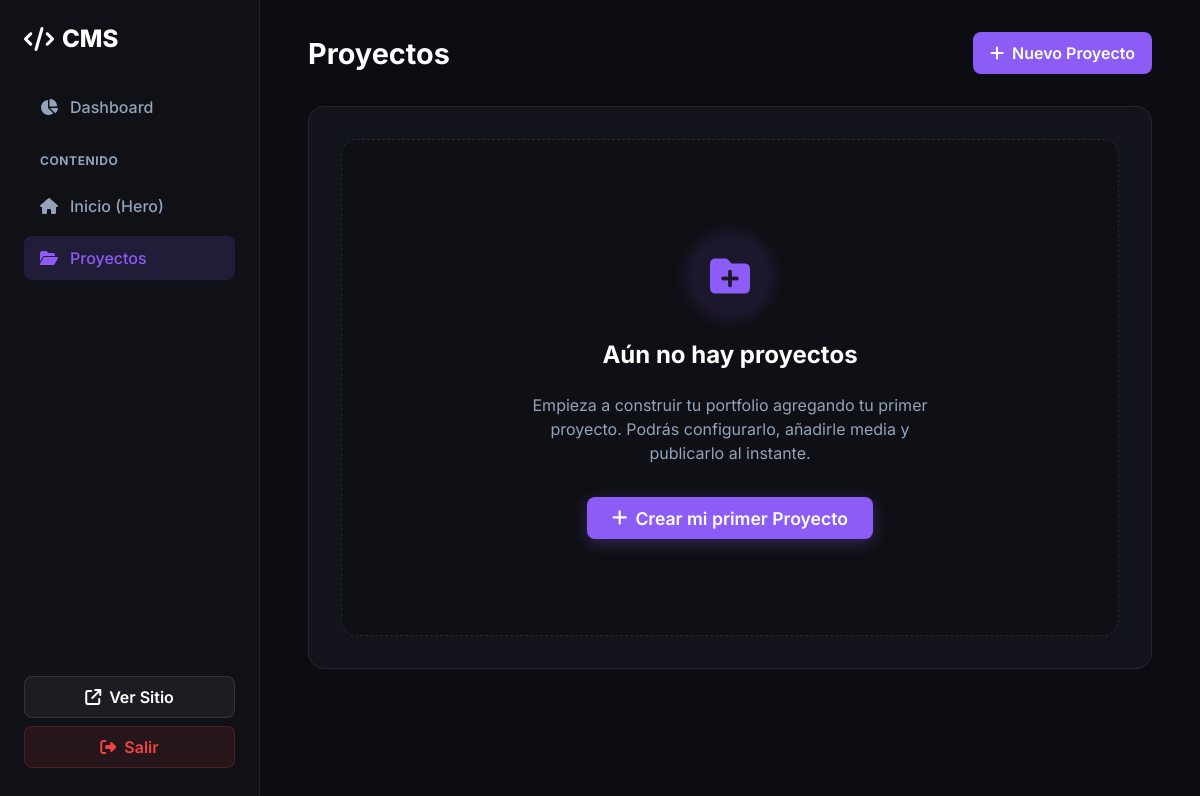
/panel/proyectos/ (signed in), run on an earlier commit of the app's database.
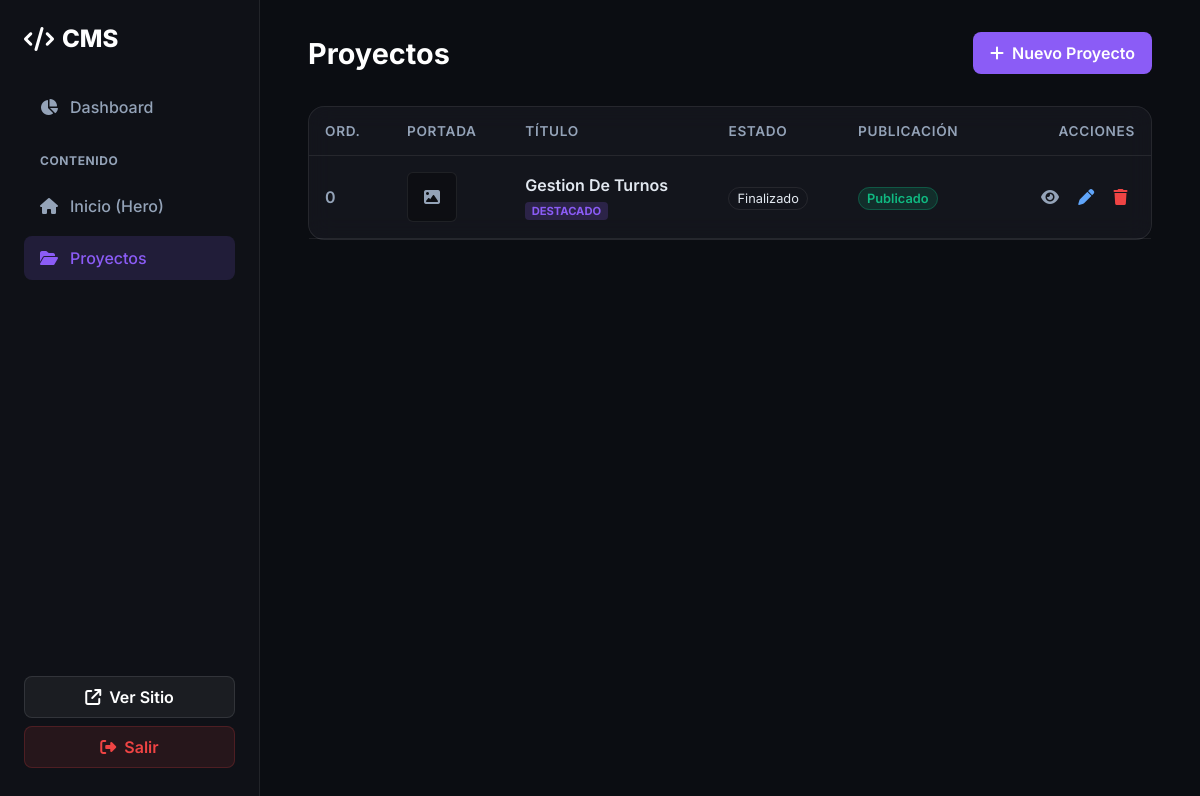
And on a later commit of the database.
### projects/models.py (models this page shows, shortened)
class Project(models.Model):
    ESTADO_CHOICES = (
        ('en_desarrollo', 'En Desarrollo'),
        ('produccion', 'Producción'),
        ('finalizado', 'Finalizado'),
        ('pausado', 'Pausado'),
    )
    PUBLICACION_CHOICES = (
        ('borrador', 'Borrador'),
        ('publicado', 'Publicado'),
    )
    titulo = models.CharField(_("Título"), max_length=200)
    slug = models.SlugField(_("Slug"), max_length=200, unique=True)
    descripcion_corta = models.TextField(_("Descripción Corta"), max_length=500)
    descripcion_larga = models.TextField(_("Descripción Larga"), blank=True)
    youtube_url = models.TextField(_("Enlace o Iframe de YouTube"), help_text="Requerido. Pega el enlace completo o el código <iframe> de YouTube. El sistema extraerá el video automáticamente.")
    youtube_id = models.CharField(_("ID de YouTube"), max_length=20, blank=True)
    miniatura_youtube = models.ImageField(_("Miniatura Automática de YouTube"), upload_to="projects/youtube_thumbs/", blank=True, null=True)
    imagen_portada = models.ImageField(_("Imagen Principal / Portada"), upload_to="projects/", blank=True, null=True)
    estado = models.CharField(_("Estado"), max_length=50, choices=ESTADO_CHOICES, default='finalizado')
    estado_publicacion = models.CharField(_("Estado de Publicación"), max_length=50, choices=PUBLICACION_CHOICES, default='publicado')
    destacado = models.BooleanField(_("Destacado"), default=False, help_text="Marcar para mostrar en la página principal.")
    url_demo = models.URLField(_("URL Demo"), blank=True)
    url_github = models.URLField(_("URL GitHub"), blank=True)
    url_cliente = models.URLField(_("URL Cliente"), blank=True)
    categorias = models.ManyToManyField(Category, verbose_name=_("Categorías"), related_name="proyectos", blank=True)
    tecnologias = models.ManyToManyField(Technology, verbose_name=_("Tecnologías"), related_name="proyectos", blank=True)
    orden = models.PositiveIntegerField(_("Orden"), default=0, help_text="Determina el orden visual en la página principal (ej. 1, 2, 3...)")
    fecha_creacion = models.DateField(_("Fecha de Creación"), blank=True, null=True)
    fecha_actualizacion = models.DateTimeField(auto_now=True)
    meta_title = models.CharField(_("Meta Title"), max_length=60, blank=True)
    meta_description = models.CharField(_("Meta Description"), max_length=160, blank=True)
    class Meta:
        verbose_name = _("Proyecto")
        verbose_name_plural = _("Proyectos")
        ordering = ['orden', '-fecha_creacion']
    @property
    def iframe(self):
        if self.embed_url:
            return format_html(
                '<iframe id="yt-player-{}" width="100%" height="100%" src="{}" frameborder="0" allow="accelerometer; autoplay; clipboard-write; encrypted-media; gyroscope; picture-in-picture; fullscreen" referrerpolicy="strict-origin-when-cross-origin" allowfullscreen webkitallowfullscreen mozallowfullscreen style="position: absolute; top: 0; left: 0;"></iframe>',
                self.id,
                self.embed_url
            )
        return ""

### panel/views.py (the view)
# urls.py: path('proyectos/', PanelProjectListView.as_view(), name='project_list'),
class PanelProjectListView(StaffRequiredMixin, ListView):
    model = Project
    template_name = 'panel/projects/list.html'
    context_object_name = 'proyectos'
    ordering = ['orden', '-fecha_creacion']

### panel/views.py (called while the page is built)
    def test_func(self):
        return self.request.user.is_staff

### templates/panel/projects/list.html (shortened to what this page needs)
{% extends 'panel/base_panel.html' %}
{% block content %}
<div class="panel-header">
    <h1 class="panel-title">Proyectos</h1>
    <a href="{% url 'panel:project_create' %}" class="btn-panel btn-panel-primary">
        <i class="fa-solid fa-plus"></i> Nuevo Proyecto
    </a>
</div>
<div class="panel-card" style="padding: 0;">
    {% if proyectos %}
    <table class="panel-table">
        <thead>
            <tr>
                <th style="width: 50px;">Ord.</th>
                <th>Portada</th>
                <th>Título</th>
                <th>Estado</th>
                <th>Publicación</th>
                <th style="text-align: right;">Acciones</th>
            </tr>
        </thead>
        <tbody>
            {% for proyecto in proyectos %}
            <tr style="transition: background 0.2s;" onmouseover="this.style.background='rgba(255,255,255,0.02)'" onmouseout="this.style.background='transparent'">
                <td style="color: var(--panel-text-muted); font-weight: 600;">{{ proyecto.orden }}</td>
                <td>
                    {% if proyecto.imagen_portada %}
                    <img src="{{ proyecto.imagen_portada.url }}" style="width: 48px; height: 48px; object-fit: cover; border-radius: 6px; border: 1px solid var(--panel-border);">
                    {% else %}
                    <div style="width: 48px; height: 48px; background: rgba(0,0,0,0.3); border-radius: 6px; border: 1px solid var(--panel-border); display:flex; align-items:center; justify-content:center; color: var(--panel-text-muted);">
                        <i class="fa-solid fa-image"></i>
                    </div>
                    {% endif %}
                </td>
                <td>
                    <div style="font-weight: 600; margin-bottom: 0.25rem;">{{ proyecto.titulo }}</div>
                    {% if proyecto.destacado %}
                    <span style="font-size: 0.7rem; background: rgba(139, 92, 246, 0.2); color: var(--panel-accent); padding: 0.1rem 0.4rem; border-radius: 4px; text-transform: uppercase; font-weight: 700;">Destacado</span>
                    {% endif %}
                </td>
                <td>
                    <span style="font-size: 0.8rem; border: 1px solid var(--panel-border); padding: 0.2rem 0.5rem; border-radius: 20px;">
                        {{ proyecto.get_estado_display }}
                    </span>
                </td>
                <td>
                    {% if proyecto.estado_publicacion == 'publicado' %}
                    <span style="font-size: 0.8rem; background: rgba(16, 185, 129, 0.15); color: #10b981; border: 1px solid rgba(16, 185, 129, 0.3); padding: 0.2rem 0.5rem; border-radius: 20px; font-weight: 600;">
                        Publicado
                    </span>
                    {% else %}
                    <span style="font-size: 0.8rem; background: rgba(245, 158, 11, 0.15); color: #f59e0b; border: 1px solid rgba(245, 158, 11, 0.3); padding: 0.2rem 0.5rem; border-radius: 20px; font-weight: 600;">
                        Borrador
                    </span>
                    {% endif %}
                </td>
                <td style="text-align: right;">
                    <a href="{% url 'projects:detail' proyecto.slug %}" target="_blank" class="btn-panel" style="padding: 0.4rem; color: var(--panel-text-muted);" title="Ver en el sitio">
                        <i class="fa-solid fa-eye"></i>
                    </a>
                    <a href="{% url 'panel:project_update' proyecto.pk %}" class="btn-panel" style="padding: 0.4rem; color: #60a5fa;" title="Editar">
                        <i class="fa-solid fa-pen"></i>
                    </a>
                    <a href="{% url 'panel:project_delete' proyecto.pk %}" class="btn-panel" style="padding: 0.4rem; color: var(--panel-danger);" title="Eliminar">
                        <i class="fa-solid fa-trash"></i>
                    </a>
                </td>
            </tr>
            {% endfor %}
        </tbody>
    </table>
    {% else %}
    <div style="padding: 6rem 2rem; display: flex; flex-direction: column; align-items: center; justify-content: center; background: rgba(0,0,0,0.2); border-radius: 16px; border: 1px dashed rgba(255,255,255,0.1); margin: 2rem;">
        <div style="width: 80px; height: 80px; background: rgba(139, 92, 246, 0.1); border-radius: 50%; display: flex; align-items: center; justify-content: center; font-size: 2.5rem; color: var(--panel-accent); margin-bottom: 1.5rem; box-shadow: 0 0 20px rgba(139, 92, 246, 0.2);">
            <i class="fa-solid fa-folder-plus"></i>
        </div>
        <h3 style="margin-top: 0; color: #fff; font-size: 1.5rem; font-weight: 700; margin-bottom: 0.5rem;">Aún no hay proyectos</h3>
        <p style="color: var(--panel-text-muted); margin-bottom: 2rem; text-align: center; max-width: 400px; line-height: 1.5;">Empieza a construir tu portfolio agregando tu primer proyecto. Podrás configurarlo, añadirle media y publicarlo al instante.</p>
        <a href="{% url 'panel:project_create' %}" class="btn-panel btn-panel-primary" style="padding: 0.75rem 1.5rem; font-size: 1.1rem; box-shadow: 0 4px 15px rgba(139, 92, 246, 0.3);">
            <i class="fa-solid fa-plus"></i> Crear mi primer Proyecto
        </a>
    </div>
    {% endif %}
</div>
{% endblock %}

### templates/panel/base_panel.html (shortened to what this page needs)
<!DOCTYPE html>
<html lang="es">
<head>
    {% load static %}
    <link rel="stylesheet" href="{% static 'css/panel.css' %}">
    <link rel="stylesheet" href="https://cdnjs.cloudflare.com/ajax/libs/font-awesome/6.5.1/css/all.min.css">
</head>
<body class="panel-mode">
    <aside class="panel-sidebar">
        <a href="{% url 'panel:dashboard' %}" class="panel-logo">
            <i class="fa-solid fa-code"></i> CMS
        </a>
        <nav class="panel-nav">
            <a href="{% url 'panel:dashboard' %}" class="{% if request.resolver_match.url_name == 'dashboard' %}active{% endif %}">
                <i class="fa-solid fa-chart-pie"></i> Dashboard
            </a>
            <div style="margin: 1rem 0 0.5rem 0; font-size: 0.75rem; text-transform: uppercase; color: var(--panel-text-muted); font-weight: 700; letter-spacing: 0.05em; padding-left: 1rem;">Contenido</div>
            <a href="{% url 'panel:home_config' %}" class="panel-nav-item {% if request.resolver_match.url_name == 'home_config' %}active{% endif %}">
                <i class="fa-solid fa-home"></i> Inicio (Hero)
            </a>
            <a href="{% url 'panel:project_list' %}" class="panel-nav-item {% if 'project' in request.resolver_match.url_name %}active{% endif %}">
                <i class="fa-solid fa-folder-open"></i> Proyectos
            </a>
        </nav>
        <div style="margin-top: auto; display: flex; flex-direction: column; gap: 0.5rem; padding-bottom: 0.5rem;">
            <a href="{% url 'home' %}" target="_blank" class="btn-panel" style="width: 100%; justify-content: center; background: rgba(255,255,255,0.05); color: #fff; border-color: rgba(255,255,255,0.1);">
                <i class="fa-solid fa-arrow-up-right-from-square"></i> Ver Sitio
            </a>
            <form action="{% url 'panel:logout' %}" method="post" style="width: 100%; margin: 0;">
                <button type="submit" class="btn-panel btn-panel-danger" style="width: 100%; justify-content: center;">
                    <i class="fa-solid fa-right-from-bracket"></i> Salir
                </button>
            </form>
        </div>
    </aside>
    <main class="panel-main">
        {% block content %}{% endblock %}
    </main>
</body>
</html>

### static/css/panel.css (style rules this page uses)
:root { --panel-bg: #0b0d12; --panel-sidebar: rgba(17, 19, 26, 0.8); --panel-surface: rgba(25, 28, 36, 0.6); --panel-border: rgba(255, 255, 255, 0.08); --panel-text: #e2e8f0; --panel-text-muted: #94a3b8; --panel-accent: #8b5cf6; --panel-accent-hover: #7c3aed; --panel-danger: #ef4444; }
body.panel-mode { background-color: var(--panel-bg); color: var(--panel-text); margin: 0; font-family: 'Inter', system-ui, sans-serif; display: flex; min-height: 100vh; }
.panel-sidebar { width: 260px; background: var(--panel-sidebar); backdrop-filter: blur(16px); -webkit-backdrop-filter: blur(16px); border-right: 1px solid var(--panel-border); display: flex; flex-direction: column; padding: 1.5rem; position: fixed; height: 100vh; box-sizing: border-box; z-index: 100; }
.panel-logo { font-size: 1.5rem; font-weight: 800; color: #fff; margin-bottom: 2rem; display: flex; align-items: center; gap: 0.5rem; text-decoration: none; }
.panel-nav { display: flex; flex-direction: column; gap: 0.5rem; }
.panel-nav a { color: var(--panel-text-muted); text-decoration: none; padding: 0.75rem 1rem; border-radius: 8px; display: flex; align-items: center; gap: 0.75rem; transition: all 0.2s; font-weight: 500; }
.panel-nav a:hover, .panel-nav a.active { background: rgba(139, 92, 246, 0.15); color: var(--panel-accent); }
.panel-main { flex: 1; margin-left: 260px; padding: 2rem 3rem; overflow-y: auto; }
.panel-header { display: flex; justify-content: space-between; align-items: center; margin-bottom: 2rem; }
.panel-title { font-size: 1.8rem; font-weight: 700; margin: 0; color: #fff; }
.panel-card { background: var(--panel-surface); backdrop-filter: blur(12px); border: 1px solid var(--panel-border); border-radius: 16px; padding: 1.5rem; margin-bottom: 1.5rem; }
.panel-table { width: 100%; border-collapse: collapse; }
.panel-table th, .panel-table td { padding: 1rem; text-align: left; border-bottom: 1px solid var(--panel-border); }
.panel-table th { color: var(--panel-text-muted); font-weight: 600; font-size: 0.85rem; text-transform: uppercase; letter-spacing: 0.05em; }
.btn-panel { display: inline-flex; align-items: center; gap: 0.5rem; padding: 0.5rem 1rem; border-radius: 8px; font-weight: 600; cursor: pointer; text-decoration: none; transition: all 0.2s; border: 1px solid transparent; font-family: inherit; font-size: 1rem; box-sizing: border-box; height: 42px; }
.btn-panel-primary { background: var(--panel-accent); color: #fff; }
.btn-panel-danger { background: rgba(239, 68, 68, 0.1); color: var(--panel-danger); border: 1px solid rgba(239, 68, 68, 0.2); }

What changed in the data, as far as the page shows it:
added Project: orden "0", titulo "Gestion De Turnos", destacado "DESTACADO", estado "Finalizado", estado_publicacion "Publicado"
Also different on the page:
text no longer shown: "Aún no hay proyectos Empieza a construir tu portfolio agregando tu primer proyecto. Podrás configurarlo, añadirle media y publicarlo al instante. Crear mi primer Proyecto"
text now shown: "ORD. PORTADA TÍTULO ESTADO PUBLICACIÓN ACCIONES"
